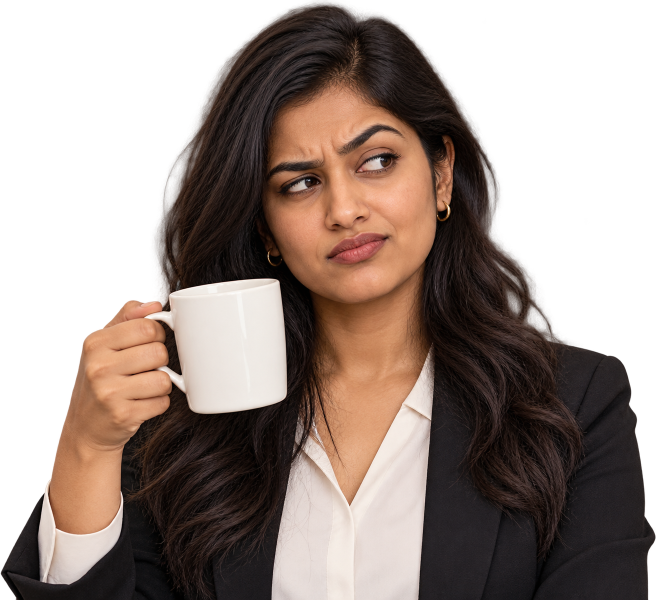
#> input picture assets/drafts/workday-reactions/sources/meeting.png, 1312 x 1199 px (shown at 1/2 size); its folder holds 3 pictures in this run
$ python build.py
#> lines starting #> are read from the running program, lines starting #| are printed output that depends on the picture
#> in build, original is the input picture: PIL image 1312x1199 RGBA; mean R, G, B, A 66.8, 52.7, 45.9, 160
### tools/reaction_media.py
"""Local reaction-photo/video renderer. No API calls, uploads or generated faces.

Keeps the supplied media prominent with outlined meme captions rather than the
Factory's legacy emoji/card composition. Native-app creation integration is a
separate consumer of this media contract; this module is not a phone UI.
"""
from __future__ import annotations

import io
import math
from pathlib import Path
import subprocess
import tempfile
import unicodedata

from PIL import Image, ImageChops, ImageDraw, ImageFilter, ImageFont, ImageOps

MAX_SOURCE_BYTES = 20_000_000
MAX_PIXELS = 20_000_000
MAX_ANIMATED_BYTES = 500_000
MAX_STATIC_BYTES = 100_000


def caption_text(value):
    if not isinstance(value, str) or any(unicodedata.category(c) == "Cc" for c in value):
        raise ValueError("Use a caption without control characters")
    result = " ".join(value.split())
    if not 1 <= len(result) <= 80:
        raise ValueError("Use a caption of 1–80 characters")
    return result


# [56 lines left out: functions local_source, read_photo, decode_clip, not called in this run]


def _lines(text, font, draw):
    lines, current = [], ""
    for character in text:
        candidate = current + character
        box = draw.textbbox((0, 0), candidate, font=font, stroke_width=3)
        if box[2] - box[0] > 464:
            if not current:
                return None
            split = current.rfind(" ")
            if split > 0:
                lines.append(current[:split]); current = current[split + 1:] + character
            else:
                lines.append(current); current = character
        else:
            current = candidate
    if current.strip():
        lines.append(current.strip())
    return lines if len(lines) <= 3 else None


def focal_point(value):
    if not isinstance(value, (list, tuple)) or len(value) != 2 or any(
            type(v) not in (int, float) or not math.isfinite(v) or not 0 <= v <= 1 for v in value):
        raise ValueError("Choose horizontal/vertical focus between 0 and 1")
    return tuple(float(v) for v in value)


def compose(image, caption, font_path, fit="cover", position="bottom", focus=(.5, .5)):
    text = caption_text(caption)
    focus = focal_point(focus)
    if fit not in {"cover", "contain"} or position not in {"top", "bottom"}:
        raise ValueError("Choose cover/contain and top/bottom caption placement")
    if image.width * image.height > MAX_PIXELS:
        raise ValueError("Image exceeds pixel limit")
    image = image.convert("RGBA")
    if fit == "cover":
        # Keep a small transparent margin and white edge so rectangular photo
        # reactions still read against both light and dark chat backgrounds.
        canvas = Image.new("RGBA", (512, 512))
        ImageDraw.Draw(canvas).rounded_rectangle((8, 8, 503, 503), radius=32, fill="white")
        fitted = ImageOps.fit(image, (484, 484), method=Image.Resampling.LANCZOS, centering=focus)
        mask = Image.new("L", fitted.size)
        ImageDraw.Draw(mask).rounded_rectangle((0, 0, 483, 483), radius=26, fill=255)
        fitted.putalpha(ImageChops.multiply(fitted.getchannel("A"), mask))
        canvas.alpha_composite(fitted, (14, 14))
    else:
        canvas = Image.new("RGBA", (512, 512))
#> canvas: PIL image 512x512 RGBA; every value is 0
        fitted = ImageOps.contain(image, (488, 488), method=Image.Resampling.LANCZOS)
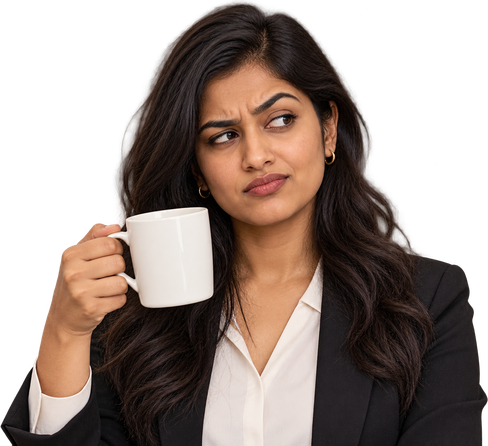
#> fitted: PIL image 488x446 RGBA; mean R, G, B, A 66.7, 52.7, 45.8, 160; transparent parts drawn white
        location = ((512 - fitted.width) // 2, (512 - fitted.height) // 2)
#> location = (12, 33)
        alpha = fitted.getchannel("A")
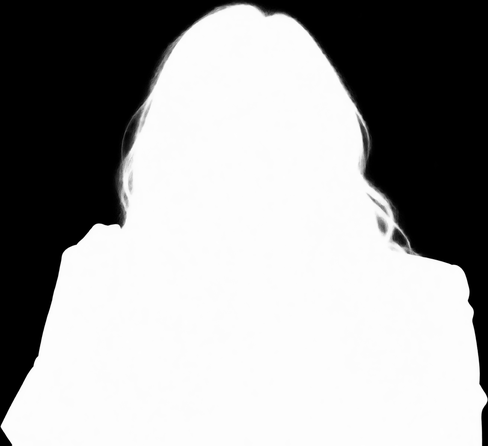
#> alpha: PIL image 488x446 L; min 0, max 255, mean 160
        if alpha.getextrema()[0] < 255:
            # A narrow white edge keeps a transparent photo cutout visible in
            # both light and dark chat bubbles without boxing it in.
            outline = Image.new("RGBA", fitted.size, "white")
#> outline: PIL image 488x446 RGBA; every value is 255
            outline.putalpha(alpha.filter(ImageFilter.MaxFilter(17)))
            canvas.alpha_composite(outline, location)
        canvas.alpha_composite(fitted, location)
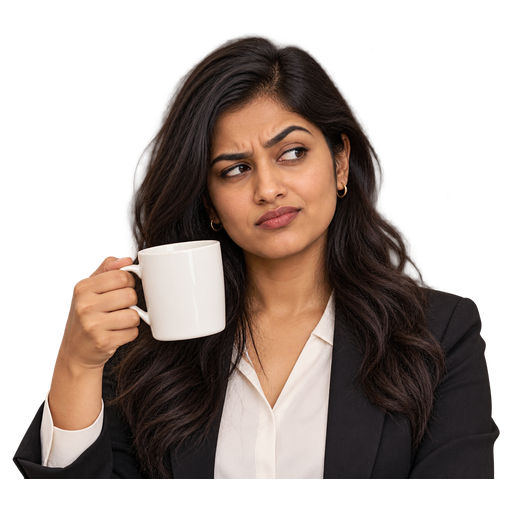
#> canvas: PIL image 512x512 RGBA; mean R, G, B, A 72.2, 61.1, 55.6, 144.8; transparent parts drawn white
    draw = ImageDraw.Draw(canvas)
    for size in range(42, 19, -2):
        # Serverless runtimes need not have the host's DejaVu font installed.
        # Pillow's bundled scalable default keeps caption edits usable there.
        font = (ImageFont.truetype(str(font_path), size) if Path(font_path).is_file()
                else ImageFont.load_default(size=size))
        lines = _lines(text, font, draw)
        if lines:
            break
    else:
        raise ValueError("Shorten the caption to keep it readable")
#> this loop made 1 pass
    line_height = size + 10
    height = len(lines) * line_height
#> height = 104
    y = 20 if position == "top" else 492 - height
#> y = 388
    for line in lines:
        draw.text((256, y), line, font=font, anchor="mt", fill="white", stroke_width=3, stroke_fill="black")
        y += line_height
#> this loop made 2 passes
#> (line, y) on passes 1 to 2: ('Ye meeting email', 440), ('ho sakti thi.', 492)
#> after the loop, y = 492
    return canvas


def encode_static(image):
    if image.size != (512, 512):
        raise ValueError("Static stickers must be 512px square")
    for quality in (92, 80, 65, 50, 35):
        output = io.BytesIO()
        image.save(output, format="WEBP", quality=quality, method=4)
        if output.tell() <= MAX_STATIC_BYTES:
            return output.getvalue()
    raise ValueError("Image is too detailed; choose a simpler crop")


# [19 lines left out: function encode_animation, not called in this run]

### tools/daily_stickers.py
#!/usr/bin/env python3
"""Rate-limited Groq caption generation + original local sticker artwork.

Run periodically on a private computer/server. Credentials never enter Android
or exported packs. No model-generated code, SVG, or remote images are executed.
"""
from __future__ import annotations

import argparse
import base64
from collections import Counter
from contextlib import contextmanager
from datetime import datetime, timezone
from email.utils import parsedate_to_datetime
import hashlib
import io
import json
import math
import os
from pathlib import Path
import re
import time
import unicodedata
import urllib.error
import urllib.parse
import urllib.request
import uuid
import zipfile
import xml.etree.ElementTree as ET

from PIL import Image, ImageDraw, ImageFont, ImageOps, ImageStat
from file_lock import acquire
from sticker_fonts import default_font

API_URL = "https://api.groq.com/openai/v1/chat/completions"
MAX_RESPONSE = 1_000_000
MOODS = ("happy", "wow", "sleepy", "love", "thinking", "cool")
COLORS = ("#FFD166", "#80ED99", "#90DBF4", "#FFAFCC", "#CDB4DB", "#F4A261")
LAST_GROQ_METRICS = {}


# [392 lines left out: functions atomic_json, locked, fetch_bytes, https_url, references, normalize_vision_caption and 7 more, not called in this run]


def font_at(size, font_path):
    return ImageFont.truetype(str(font_path), size)


# [92 lines left out: functions caption_lines, draw_caption, render, not called in this run]


def export_zip(path, records, day):
    """Native schema-5 packs retain searchable captions and reaction metadata."""
    packs, assets = [], {}
    groups = {}
    for record in records:
        groups.setdefault((record.get("kind", "STATIC"), record.get("rating", "GENERAL"),
                           record.get("category", "GENERAL"), record.get("pack_title", "")), []).append(record)
    chunks = []
    for (kind, rating, category, title), group in groups.items():
        chunk_size = math.ceil(len(group) / math.ceil(len(group) / 30))
        chunks.extend((kind, rating, category, title, group[i:i + chunk_size])
                      for i in range(0, len(group), chunk_size))
    for index, (kind, rating, category, title, chunk) in enumerate(chunks):
        pack_id = str(uuid.uuid5(uuid.NAMESPACE_URL, f"stickerdock:{day}:{path.stem}:{index}"))
        label = category.replace("_", " ").title()
        pack = {"id": pack_id, "name": (title or f"Daily {day} · {label}")[:60],
                "kind": kind, "rating": rating, "category": category, "stickers": []}
        for record in chunk:
            data = Path(record["file"]).read_bytes()
            filename = record["id"] + ".webp"
            caption = " ".join(str(record.get("caption", "")).split())[:80]
            supplied_tags = record.get("tags")
            if supplied_tags is not None:
                tags = ", ".join(dict.fromkeys(part.strip().lower() for part in
                                 re.split(r"[,;]", str(supplied_tags)) if part.strip()))[:200]
            else:
                tags = ", ".join(dict.fromkeys(str(value).lower() for value in
                                 (record.get("mood", ""), category.lower(), "animated" if kind == "ANIMATED" else "") if value))[:200]
            pack["stickers"].append({"name": filename, "sha256": hashlib.sha256(data).hexdigest(),
                                     "label": caption, "tags": tags})
            assets[f"packs/{pack_id}/{filename}"] = data
        packs.append(pack)
    temporary = path.with_suffix(".tmp")
    with zipfile.ZipFile(temporary, "w", zipfile.ZIP_DEFLATED) as archive:
        def write(name, content):
            entry = zipfile.ZipInfo(name, date_time=(1980, 1, 1, 0, 0, 0))
            entry.compress_type = zipfile.ZIP_DEFLATED
            archive.writestr(entry, content)
        write("manifest.json", json.dumps({"schema": 5, "packs": packs}))
        for name, data in assets.items():
            write(name, data)
    temporary.replace(path)


class ProviderError(ValueError):
    """Safe, structured provider failure; never carries response text or credentials."""
    # [4 lines left out: function __init__, not called in this run]


class ProviderResponseError(ValueError):
    """A retryable invalid response or transport failure, without provider text."""
    # [269 lines left out: functions __init__, retry_delay, safe_provider_code, run, main, not called in this run]


# [2 lines that do not run on import are left out]

### tools/sticker_fonts.py
"""Resolve local fonts without downloading assets or changing Linux defaults."""
import os
from pathlib import Path


def default_font():
    configured = os.environ.get("STICKERDOCK_FONT")
    if configured:
        return Path(configured)
    linux = Path("/usr/share/fonts/truetype/dejavu/DejaVuSans-Bold.ttf")
    if linux.is_file() or os.name != "nt":
        return linux
    return Path(os.environ.get("WINDIR", "C:/Windows")) / "Fonts" / "arialbd.ttf"

### assets/drafts/workday-reactions/build.py
"""Rebuild the private original-art sticker draft from retained imagegen output."""
from __future__ import annotations

import hashlib
import json
from pathlib import Path
import sys
import uuid

from PIL import Image, ImageDraw

ROOT = Path(__file__).resolve().parent
sys.path.insert(0, str(ROOT.parents[2] / "tools"))
from daily_stickers import export_zip  # noqa: E402
from publish_factory_pack import validate_pack, validate_references  # noqa: E402
from reaction_media import compose, encode_static  # noqa: E402
from sticker_fonts import default_font  # noqa: E402

PACK = [
    ("meeting", "Ye meeting email ho sakti thi.", "meeting, work, annoyed", "thinking"),
    ("relief", "Call chhuti, jaan bachi!", "call, work, happy, relief", "happy"),
    ("messages", "Main 5 min offline kya hui?", "messages, work, surprise", "wow"),
]


def build() -> None:
    rendered = ROOT / "rendered"
    rendered.mkdir(exist_ok=True)
    records, references, previews = [], [], []
    for name, caption, tags, mood in PACK:
        source = ROOT / "sources" / f"{name}.png"
        with Image.open(source) as original:
            original.load()
            if original.getchannel("A").getextrema()[0] == 255:
                raise ValueError(f"{name} lost its transparent cutout")
            canvas = compose(original, caption, default_font(), fit="contain")
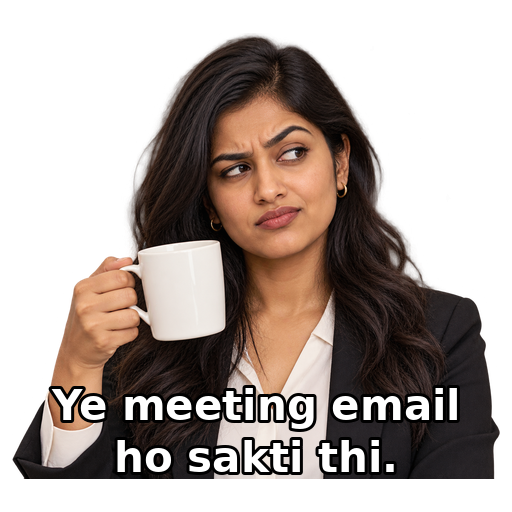
#> canvas: PIL image 512x512 RGBA; mean R, G, B, A 73.5, 63.1, 58, 144.8; transparent parts drawn white
        data = encode_static(canvas)
        sticker_id = str(uuid.uuid5(uuid.NAMESPACE_URL, "stickerdock-original-workday:" + name))
        output = rendered / f"{sticker_id}.webp"
        output.write_bytes(data)
        records.append({"id": sticker_id, "file": str(output), "caption": caption,
                        "tags": tags, "mood": mood, "kind": "STATIC", "rating": "GENERAL",
                        "category": "WORK", "pack_title": "Workday Reactions"})
        references.append({"media_credit": {
            "title": f"Original fictional {name} reaction",
            "credit": "StickerDock original AI-assisted artwork",
            "license": "USER_OWNED",
            "source_url": "https://github.com/dvajjala-ui/stickerdock/blob/main/assets/drafts/workday-reactions/sources/" + name + ".png",
            "source_sha256": hashlib.sha256(source.read_bytes()).hexdigest()}})
        previews.append(canvas)
#> pass 2 of the loop in build, `for name, caption, tags, mood in PACK:`:
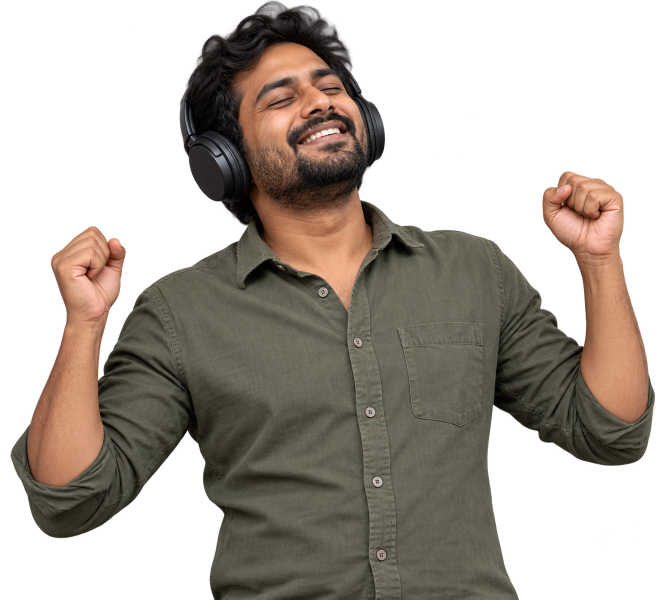
#> input picture assets/drafts/workday-reactions/sources/relief.png, 1312 x 1199 px (shown at 1/2 size)
#> in build, original is the input picture: PIL image 1312x1199 RGBA; mean R, G, B, A 56.4, 48.6, 40.2, 133.7
#> in compose (call 2), `alpha = fitted.getchannel("A")`:
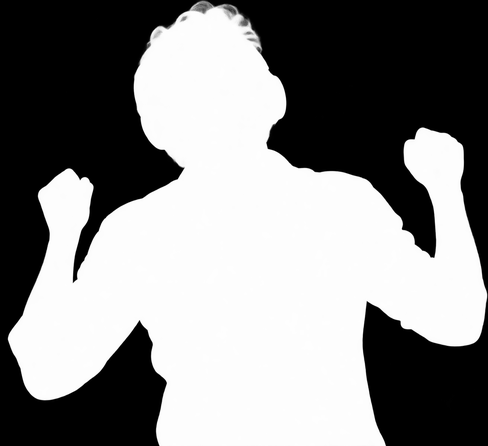
#> alpha: PIL image 488x446 L; min 0, max 255, mean 133.7
#> the loop in compose (call 2), `for size in range(42, 19, -2): # Serverless runtimes need not have the..` made 1 pass
#> in compose (call 2), `y = 20 if position == "top" else 492 - height`: y = 388
#> the loop in compose (call 2), `for line in lines:` made 2 passes
#> after the loop in compose (call 2), `for line in lines:`: y = 492
#> in build, `canvas = compose(original, caption, default_font(), fit="contain")`:
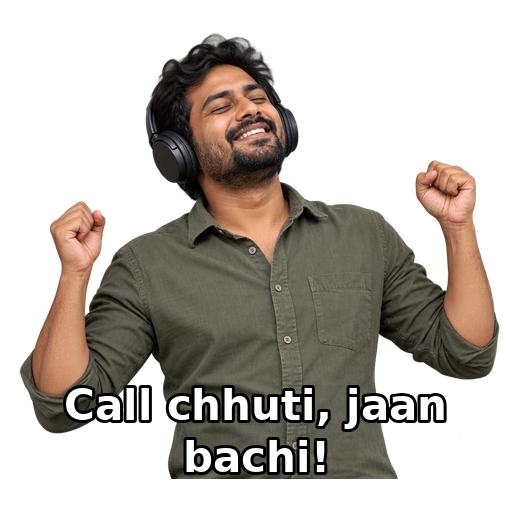
#> canvas: PIL image 512x512 RGBA; mean R, G, B, A 75.9, 69.9, 63.6, 134.2; transparent parts drawn white
#> pass 3 of the loop in build, `for name, caption, tags, mood in PACK:`:
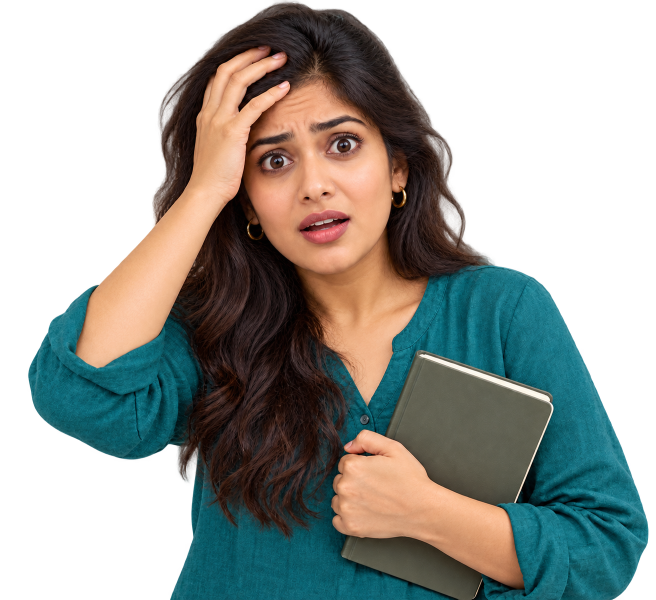
#> input picture assets/drafts/workday-reactions/sources/messages.png, 1312 x 1199 px (shown at 1/2 size)
#> in build, original is the input picture: PIL image 1312x1199 RGBA; mean R, G, B, A 51.7, 54.4, 49.6, 146.7
#> in compose (call 3), `alpha = fitted.getchannel("A")`:
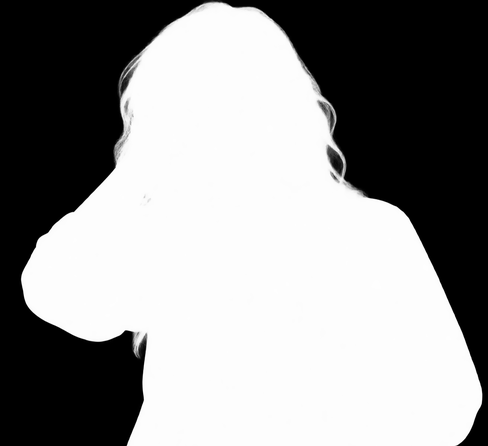
#> alpha: PIL image 488x446 L; min 0, max 255, mean 146.7
#> the loop in compose (call 3), `for size in range(42, 19, -2): # Serverless runtimes need not have the..` made 1 pass
#> lines on pass 1: ['Main 5 min offline', 'kya hui?']
#> in compose (call 3), `y = 20 if position == "top" else 492 - height`: y = 388
#> the loop in compose (call 3), `for line in lines:` made 2 passes
#> (line, y) on passes 1 to 2: ('Main 5 min offline', 440), ('kya hui?', 492)
#> after the loop in compose (call 3), `for line in lines:`: y = 492
#> in build, `canvas = compose(original, caption, default_font(), fit="contain")`:
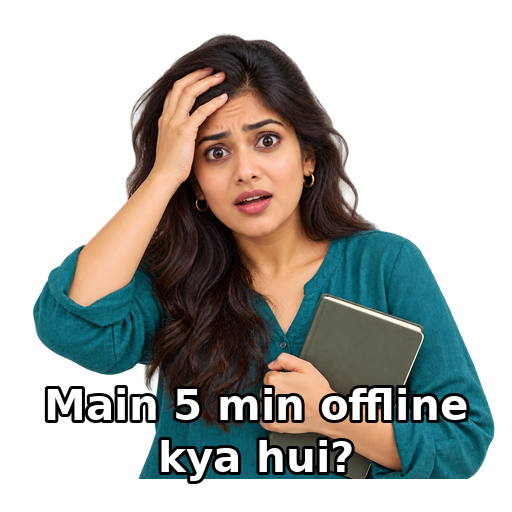
#> canvas: PIL image 512x512 RGBA; mean R, G, B, A 62.4, 63.6, 59.9, 138.2; transparent parts drawn white
    export_zip(ROOT / "pack.zip", records, "2026-10-23-workday-original")
    (ROOT / "references.json").write_text(json.dumps(references, indent=2) + "\n", encoding="utf-8")
#> (the run stopped early here; a loop or call above may not have finished)
